Frame 1 (no input): blank canvas, image omitted
Frame 60 (no input): blank canvas, image omitted
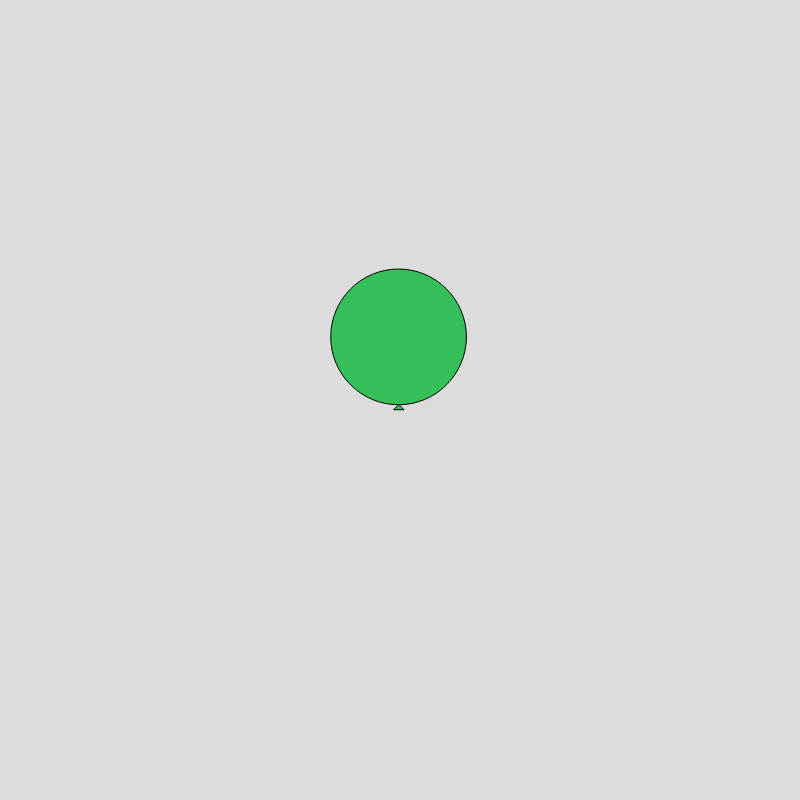
Frame 120 (the mouse pressed at the canvas centre since frame 60)

The p5.js sketch whose frames 1 and 60 were blank and that drew this single picture after the mouse press (run headless with seeded random() and noise() and a simulated clock; from frame 60 on, the mouse is pressed at the canvas centre):

// p5.js sketch
// ── sketch.js
let globos = []; // variables en js. Arrays en js.  
function setup() {
  createCanvas(800, 800);
}

function draw() {
  background(220);
  for (let i=0; i<globos.length; i++) {
    globos[i].update();
    globos[i].show();
  }
}

function mousePressed() {
  globos.push(new Globo(mouseX,mouseY)); 
}
       
// ── globo.js
class Globo {
  constructor(x,y) {
    this.x = x;
    this.y = y;
    this.d = random(100,150);
    this.col = color(random(255),random(255),random(255));
    this.vx = 0.0;
    this.vy = 0.0;
  }
  update() {
    this.vy -= random(0.02, 0.05);
    this.vx += random(-0.1, 0.1);
    this.x = this.x + this.vx;
    this.y = this.y + this.vy;
  }
  show() {
    push();
    fill(this.col);
    translate(this.x, this.y);
    ellipse(0, 0, this.d,this.d);
    translate(0,this.d/2+5);
    triangle(0,-5,-5,0,5,0);
    pop();
  }
}
